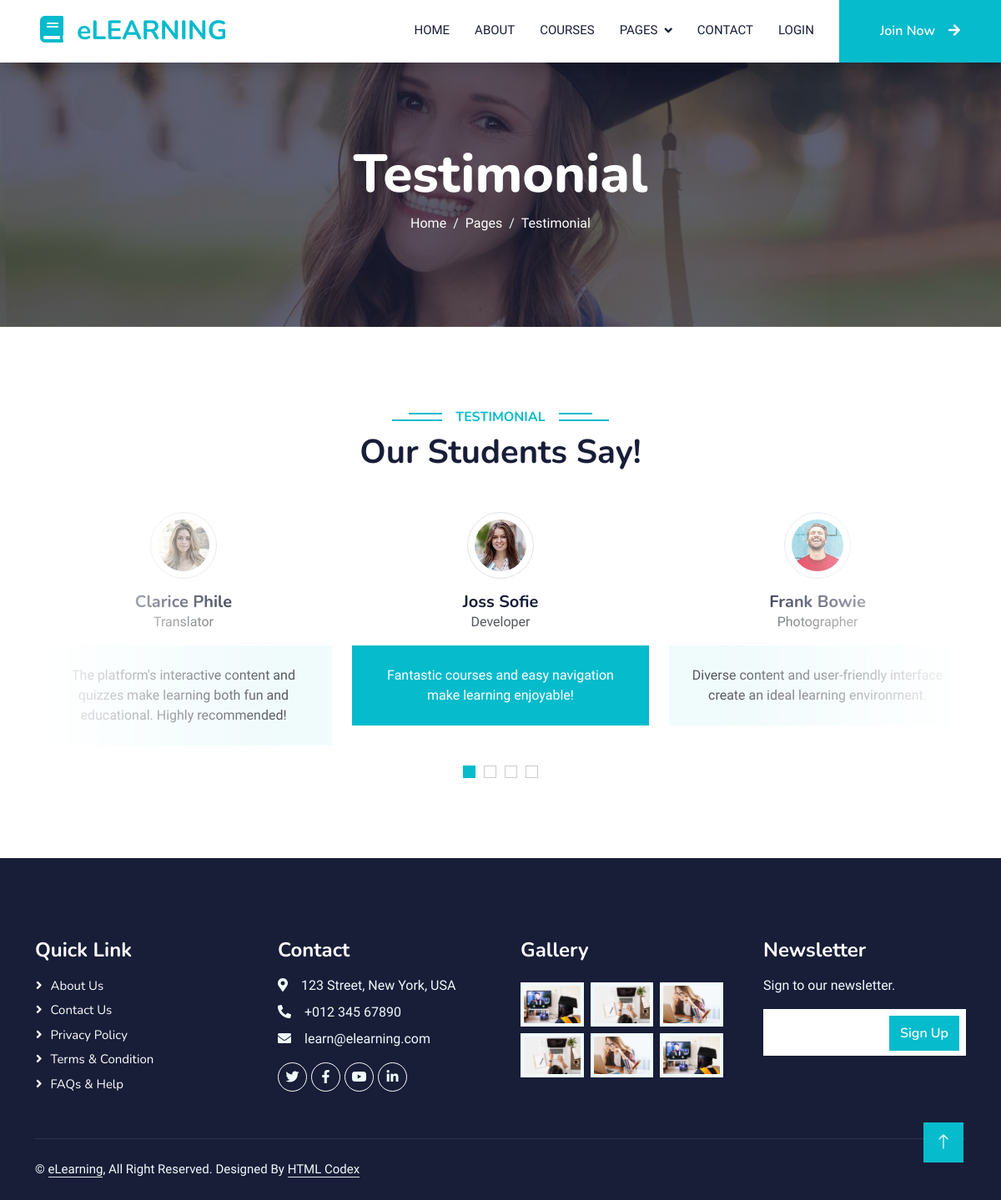
Page /testimonial.html on the committed database.
### app/models.py (models this page shows, shortened)
    class Student(db.Model):
        id = db.Column(db.Integer, primary_key=True)
        name = db.Column(db.String(100), nullable=False)
        profession = db.Column(db.String(100), nullable=False)
        comment = db.Column(db.String(512), nullable=False)
        photo_url = db.Column(db.String(250))

### app/views.py (the view)
@app.route("/testimonial.html")
def testimonial():
    students = Student.query.all()
    return render_template("testimonial.html", students=students)

### app/__init__.py (called while the page is built)
@app.before_request
def before_request():
    if "/admin" in request.url:
        if current_user.is_authenticated and current_user.is_admin:
            return None
        else:
            return redirect(url_for("auth.login"))

### app/templates/testimonial.html (shortened to what this page needs)
{% extends "base.html" %}
{%block content%}
<div class="container-fluid bg-primary py-5 mb-5 page-header">
    <div class="container py-5">
        <div class="row justify-content-center">
            <div class="col-lg-10 text-center">
                <h1 class="display-3 text-white animated slideInDown">Testimonial</h1>
                <nav aria-label="breadcrumb">
                    <ol class="breadcrumb justify-content-center">
                        <li class="breadcrumb-item"><a class="text-white" href="{{ url_for('index') }}">Home</a></li>
                        <li class="breadcrumb-item text-white active" aria-current="page">Pages</li>
                        <li class="breadcrumb-item text-white active" aria-current="page">Testimonial</li>
                    </ol>
                </nav>
            </div>
        </div>
    </div>
</div>
<div class="container-xxl py-5 wow fadeInUp" data-wow-delay="0.1s">
    <div class="container">
        <div class="text-center">
            <h6 class="section-title bg-white text-center text-primary px-3">Testimonial</h6>
            <h1 class="mb-5">Our Students Say!</h1>
        </div>
        <div class="owl-carousel testimonial-carousel position-relative">
            {% for student in students %}
                <div class="testimonial-item text-center">
                    <img class="border rounded-circle p-2 mx-auto mb-3" src="{{url_for('static', filename=student.photo_url)}}" style="width: 80px; height: 80px;">
                    <h5 class="mb-0">{{student.name}}</h5>
                    <p>{{student.profession}}</p>
                    <div class="testimonial-text bg-light text-center p-4">
                    <p class="mb-0">{{student.comment}}</p>
                    </div>
                </div>
            {% endfor %}
        </div>
    </div>
</div>
<a href="#" class="btn btn-lg btn-primary btn-lg-square back-to-top"><i class="bi bi-arrow-up"></i></a>
{%endblock%}

### app/static/css/style.css (style rules this page uses)
:root { --primary: #06BBCC; --light: #F0FBFC; --dark: #181d38; }
.back-to-top { position: fixed; display: none; right: 45px; bottom: 45px; z-index: 99; }
.btn { font-family: 'Nunito', sans-serif; font-weight: 600; transition: .5s; }
.btn.btn-primary, .btn.btn-secondary { color: #FFFFFF; }
.btn-lg-square { width: 48px; height: 48px; }
.btn-square, .btn-sm-square, .btn-lg-square { padding: 0; display: flex; align-items: center; justify-content: center; font-weight: normal; border-radius: 0px; }
.page-header { background: linear-gradient(rgba(24, 29, 56, .7), rgba(24, 29, 56, .7)), url(../img/carousel-1.jpg); background-position: center center; background-repeat: no-repeat; background-size: cover; }
.breadcrumb-item + .breadcrumb-item::before { color: var(--light); }
.section-title { position: relative; display: inline-block; text-transform: uppercase; }
.section-title::before { position: absolute; content: ""; width: calc(100% + 80px); height: 2px; top: 4px; left: -40px; background: var(--primary); z-index: -1; }
.section-title::after { position: absolute; content: ""; width: calc(100% + 120px); height: 2px; bottom: 5px; left: -60px; background: var(--primary); z-index: -1; }
.testimonial-carousel::before { position: absolute; content: ""; top: 0; left: 0; height: 100%; width: 0; background: linear-gradient(to right, rgba(255, 255, 255, 1) 0%, rgba(255, 255, 255, 0) 100%); z-index: 1; }
.testimonial-carousel::after { position: absolute; content: ""; top: 0; right: 0; height: 100%; width: 0; background: linear-gradient(to left, rgba(255, 255, 255, 1) 0%, rgba(255, 255, 255, 0) 100%); z-index: 1; }
@media (min-width: 768px) { .testimonial-carousel::before, .testimonial-carousel::after { width: 200px; } }
@media (min-width: 992px) { .testimonial-carousel::before, .testimonial-carousel::after { width: 300px; } }
.testimonial-carousel .owl-item .testimonial-text, .testimonial-carousel .owl-item.center .testimonial-text * { transition: .5s; }
.testimonial-carousel .owl-item.center .testimonial-text { background: var(--primary) !important; }
.testimonial-carousel .owl-item.center .testimonial-text * { color: #FFFFFF !important; }

### rows in the picture
Student: photo_url (picture), name "Joss Sofie", profession "Developer", comment "Fantastic courses and easy navigation make learning enjoyable!"
Student: photo_url (picture), name "Frank Bowie", profession "Photographer", comment "Diverse content and user-friendly interface create an ideal learning environment."
Student: photo_url (picture), name "Clarice Phile", profession "Translator", comment "The platform's interactive content and quizzes make learning both fun and educational. Highly recommended!"
